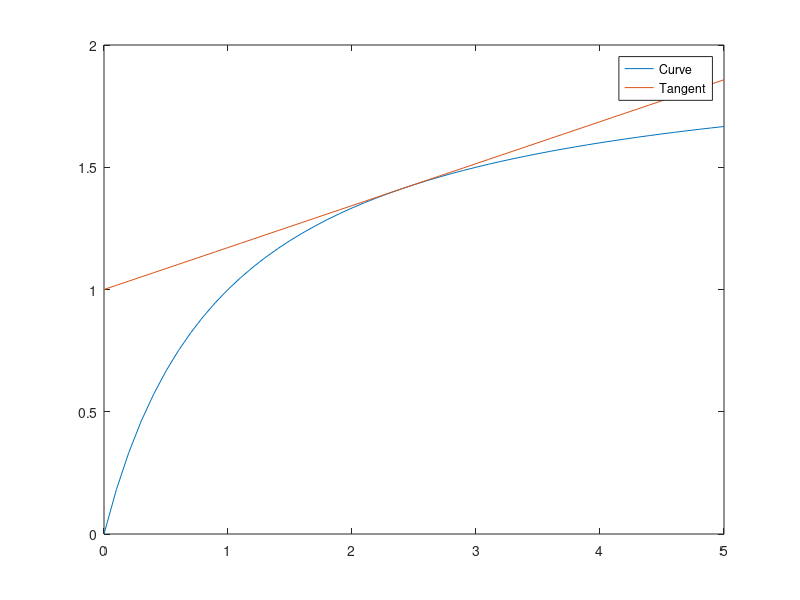

This figure's MATLAB source:
y = @(x) [x(2)-2*x(1)/(1+x(1)); (x(2)-1)/x(1) - 2/(1+x(1))^2];
initial = [1;1];
point = fsolve(y,initial);
% The other known point is A(0,1) and thus we can find the slope:
m = (point(2)-1)/point(1);
l = 0:0.1:5;
c1 = 2.*l./(1+l);
c2 = m.*l+1;
plot(l,c1,l,c2);
legend('Curve','Tangent')